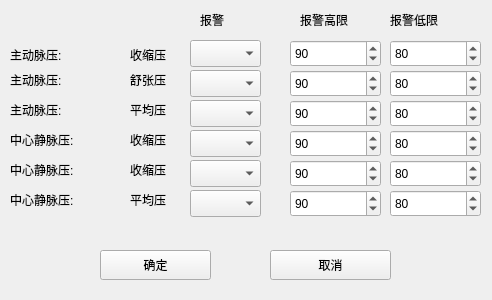
<?xml version="1.0" encoding="UTF-8"?>
<ui version="4.0">
 <class>Form_alm_ibp</class>
 <widget class="QWidget" name="Form_alm_ibp">
  <property name="geometry">
   <rect>
    <x>0</x>
    <y>0</y>
    <width>492</width>
    <height>300</height>
   </rect>
  </property>
  <property name="windowTitle">
   <string>有创血压报警限设置</string>
  </property>
  <widget class="QSpinBox" name="spinBox">
   <property name="geometry">
    <rect>
     <x>290</x>
     <y>40</y>
     <width>91</width>
     <height>27</height>
    </rect>
   </property>
   <property name="maximum">
    <number>300</number>
   </property>
   <property name="value">
    <number>90</number>
   </property>
  </widget>
  <widget class="QPushButton" name="pushButton_2">
   <property name="geometry">
    <rect>
     <x>270</x>
     <y>250</y>
     <width>121</width>
     <height>30</height>
    </rect>
   </property>
   <property name="text">
    <string>取消</string>
   </property>
  </widget>
  <widget class="QComboBox" name="comboBox">
   <property name="geometry">
    <rect>
     <x>190</x>
     <y>40</y>
     <width>71</width>
     <height>27</height>
    </rect>
   </property>
   <property name="maxVisibleItems">
    <number>2</number>
   </property>
  </widget>
  <widget class="QLabel" name="label">
   <property name="geometry">
    <rect>
     <x>10</x>
     <y>45</y>
     <width>71</width>
     <height>20</height>
    </rect>
   </property>
   <property name="text">
    <string>主动脉压:</string>
   </property>
  </widget>
  <widget class="QSpinBox" name="spinBox_2">
   <property name="geometry">
    <rect>
     <x>390</x>
     <y>40</y>
     <width>91</width>
     <height>27</height>
    </rect>
   </property>
   <property name="maximum">
    <number>300</number>
   </property>
   <property name="value">
    <number>80</number>
   </property>
  </widget>
  <widget class="QLabel" name="label_3">
   <property name="geometry">
    <rect>
     <x>200</x>
     <y>10</y>
     <width>51</width>
     <height>20</height>
    </rect>
   </property>
   <property name="text">
    <string>报警</string>
   </property>
  </widget>
  <widget class="QLabel" name="label_4">
   <property name="geometry">
    <rect>
     <x>300</x>
     <y>10</y>
     <width>71</width>
     <height>20</height>
    </rect>
   </property>
   <property name="text">
    <string>报警高限</string>
   </property>
  </widget>
  <widget class="QPushButton" name="pushButton">
   <property name="geometry">
    <rect>
     <x>100</x>
     <y>250</y>
     <width>111</width>
     <height>30</height>
    </rect>
   </property>
   <property name="text">
    <string>确定</string>
   </property>
  </widget>
  <widget class="QLabel" name="label_5">
   <property name="geometry">
    <rect>
     <x>390</x>
     <y>10</y>
     <width>71</width>
     <height>20</height>
    </rect>
   </property>
   <property name="text">
    <string>报警低限</string>
   </property>
  </widget>
  <widget class="QSpinBox" name="spinBox_3">
   <property name="geometry">
    <rect>
     <x>390</x>
     <y>70</y>
     <width>91</width>
     <height>27</height>
    </rect>
   </property>
   <property name="maximum">
    <number>300</number>
   </property>
   <property name="value">
    <number>80</number>
   </property>
  </widget>
  <widget class="QSpinBox" name="spinBox_4">
   <property name="geometry">
    <rect>
     <x>290</x>
     <y>70</y>
     <width>91</width>
     <height>27</height>
    </rect>
   </property>
   <property name="maximum">
    <number>300</number>
   </property>
   <property name="value">
    <number>90</number>
   </property>
  </widget>
  <widget class="QComboBox" name="comboBox_2">
   <property name="geometry">
    <rect>
     <x>190</x>
     <y>70</y>
     <width>71</width>
     <height>27</height>
    </rect>
   </property>
   <property name="maxVisibleItems">
    <number>2</number>
   </property>
  </widget>
  <widget class="QComboBox" name="comboBox_3">
   <property name="geometry">
    <rect>
     <x>190</x>
     <y>100</y>
     <width>71</width>
     <height>27</height>
    </rect>
   </property>
   <property name="maxVisibleItems">
    <number>2</number>
   </property>
  </widget>
  <widget class="QSpinBox" name="spinBox_5">
   <property name="geometry">
    <rect>
     <x>390</x>
     <y>100</y>
     <width>91</width>
     <height>27</height>
    </rect>
   </property>
   <property name="maximum">
    <number>300</number>
   </property>
   <property name="value">
    <number>80</number>
   </property>
  </widget>
  <widget class="QSpinBox" name="spinBox_6">
   <property name="geometry">
    <rect>
     <x>290</x>
     <y>100</y>
     <width>91</width>
     <height>27</height>
    </rect>
   </property>
   <property name="maximum">
    <number>300</number>
   </property>
   <property name="value">
    <number>90</number>
   </property>
  </widget>
  <widget class="QSpinBox" name="spinBox_7">
   <property name="geometry">
    <rect>
     <x>290</x>
     <y>130</y>
     <width>91</width>
     <height>27</height>
    </rect>
   </property>
   <property name="maximum">
    <number>300</number>
   </property>
   <property name="value">
    <number>90</number>
   </property>
  </widget>
  <widget class="QComboBox" name="comboBox_4">
   <property name="geometry">
    <rect>
     <x>190</x>
     <y>130</y>
     <width>71</width>
     <height>27</height>
    </rect>
   </property>
   <property name="maxVisibleItems">
    <number>2</number>
   </property>
  </widget>
  <widget class="QSpinBox" name="spinBox_8">
   <property name="geometry">
    <rect>
     <x>390</x>
     <y>130</y>
     <width>91</width>
     <height>27</height>
    </rect>
   </property>
   <property name="maximum">
    <number>300</number>
   </property>
   <property name="value">
    <number>80</number>
   </property>
  </widget>
  <widget class="QSpinBox" name="spinBox_9">
   <property name="geometry">
    <rect>
     <x>390</x>
     <y>160</y>
     <width>91</width>
     <height>27</height>
    </rect>
   </property>
   <property name="maximum">
    <number>300</number>
   </property>
   <property name="value">
    <number>80</number>
   </property>
  </widget>
  <widget class="QSpinBox" name="spinBox_10">
   <property name="geometry">
    <rect>
     <x>290</x>
     <y>160</y>
     <width>91</width>
     <height>27</height>
    </rect>
   </property>
   <property name="maximum">
    <number>300</number>
   </property>
   <property name="value">
    <number>90</number>
   </property>
  </widget>
  <widget class="QComboBox" name="comboBox_5">
   <property name="geometry">
    <rect>
     <x>190</x>
     <y>160</y>
     <width>71</width>
     <height>27</height>
    </rect>
   </property>
   <property name="maxVisibleItems">
    <number>2</number>
   </property>
  </widget>
  <widget class="QComboBox" name="comboBox_6">
   <property name="geometry">
    <rect>
     <x>190</x>
     <y>190</y>
     <width>71</width>
     <height>27</height>
    </rect>
   </property>
   <property name="maxVisibleItems">
    <number>2</number>
   </property>
  </widget>
  <widget class="QSpinBox" name="spinBox_11">
   <property name="geometry">
    <rect>
     <x>390</x>
     <y>190</y>
     <width>91</width>
     <height>27</height>
    </rect>
   </property>
   <property name="maximum">
    <number>300</number>
   </property>
   <property name="value">
    <number>80</number>
   </property>
  </widget>
  <widget class="QSpinBox" name="spinBox_12">
   <property name="geometry">
    <rect>
     <x>290</x>
     <y>190</y>
     <width>91</width>
     <height>27</height>
    </rect>
   </property>
   <property name="maximum">
    <number>300</number>
   </property>
   <property name="value">
    <number>90</number>
   </property>
  </widget>
  <widget class="QLabel" name="label_10">
   <property name="geometry">
    <rect>
     <x>130</x>
     <y>45</y>
     <width>51</width>
     <height>20</height>
    </rect>
   </property>
   <property name="text">
    <string>收缩压</string>
   </property>
  </widget>
  <widget class="QLabel" name="label_11">
   <property name="geometry">
    <rect>
     <x>130</x>
     <y>70</y>
     <width>51</width>
     <height>20</height>
    </rect>
   </property>
   <property name="text">
    <string>舒张压</string>
   </property>
  </widget>
  <widget class="QLabel" name="label_2">
   <property name="geometry">
    <rect>
     <x>10</x>
     <y>70</y>
     <width>71</width>
     <height>20</height>
    </rect>
   </property>
   <property name="text">
    <string>主动脉压:</string>
   </property>
  </widget>
  <widget class="QLabel" name="label_6">
   <property name="geometry">
    <rect>
     <x>10</x>
     <y>100</y>
     <width>71</width>
     <height>20</height>
    </rect>
   </property>
   <property name="text">
    <string>主动脉压:</string>
   </property>
  </widget>
  <widget class="QLabel" name="label_12">
   <property name="geometry">
    <rect>
     <x>130</x>
     <y>100</y>
     <width>51</width>
     <height>20</height>
    </rect>
   </property>
   <property name="text">
    <string>平均压</string>
   </property>
  </widget>
  <widget class="QLabel" name="label_7">
   <property name="geometry">
    <rect>
     <x>10</x>
     <y>130</y>
     <width>91</width>
     <height>20</height>
    </rect>
   </property>
   <property name="text">
    <string>中心静脉压:</string>
   </property>
  </widget>
  <widget class="QLabel" name="label_13">
   <property name="geometry">
    <rect>
     <x>130</x>
     <y>130</y>
     <width>51</width>
     <height>20</height>
    </rect>
   </property>
   <property name="text">
    <string>收缩压</string>
   </property>
  </widget>
  <widget class="QLabel" name="label_14">
   <property name="geometry">
    <rect>
     <x>130</x>
     <y>160</y>
     <width>51</width>
     <height>20</height>
    </rect>
   </property>
   <property name="text">
    <string>收缩压</string>
   </property>
  </widget>
  <widget class="QLabel" name="label_8">
   <property name="geometry">
    <rect>
     <x>10</x>
     <y>160</y>
     <width>81</width>
     <height>20</height>
    </rect>
   </property>
   <property name="text">
    <string>中心静脉压:</string>
   </property>
  </widget>
  <widget class="QLabel" name="label_15">
   <property name="geometry">
    <rect>
     <x>130</x>
     <y>190</y>
     <width>51</width>
     <height>20</height>
    </rect>
   </property>
   <property name="text">
    <string>平均压</string>
   </property>
  </widget>
  <widget class="QLabel" name="label_9">
   <property name="geometry">
    <rect>
     <x>10</x>
     <y>190</y>
     <width>81</width>
     <height>20</height>
    </rect>
   </property>
   <property name="text">
    <string>中心静脉压:</string>
   </property>
  </widget>
 </widget>
 <resources/>
 <connections/>
</ui>
